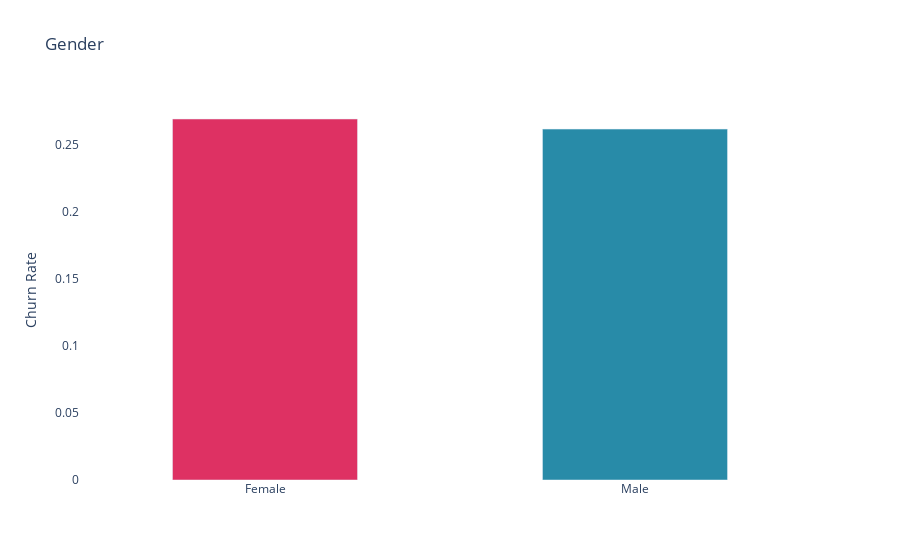

Notebook code cell kept with this figure:
### Markdown cell above
## Gender

### Code cell
bar_plot('gender')

### Figure 1 — Plotly figure (JSON) as saved in the notebook; plotly's stock layout.template omitted (floating-point values rounded to 4 significant figures)
{"data": [{"marker": {"color": ["#DE3163", "#288ba8"]}, "type": "bar", "width": [0.5, 0.5], "x": ["Female", "Male"], "y": [0.2696, 0.262]}], "layout": {"plot_bgcolor": "#FFFFFF", "title": {"text": "Gender"}, "xaxis": {"type": "category"}, "yaxis": {"title": {"text": "Churn Rate"}}}}
